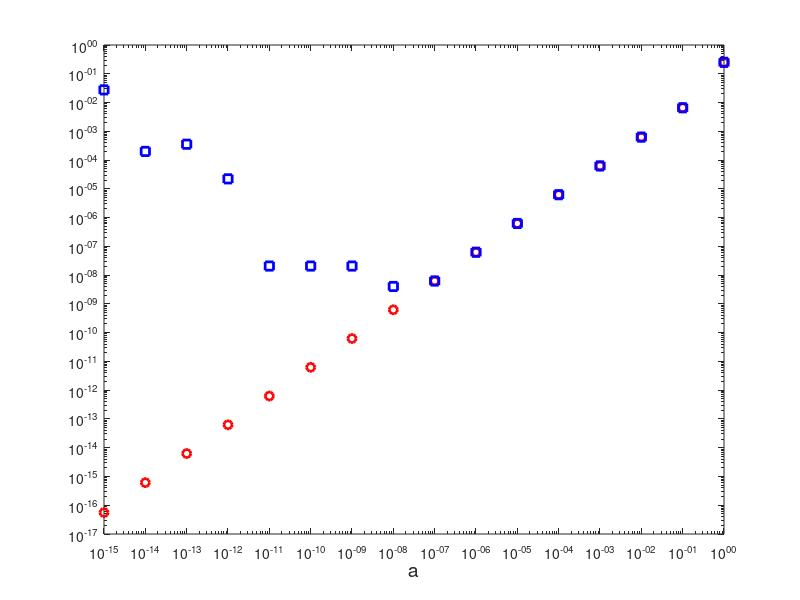

Write MATLAB code to recreate this figure. (Note: this script raises an error after producing the figure.)

%**************************************************************************
%*     Example  4.1                                                       *
%*     filename: ch04pr01.m                                               *
%*     program listing number: 4.1                                        *
%*                                                                        *
%*     This program finds roots of a quadratic equation                   *
%*               a x^2 + x + 1/4 = 0                                      *
%*     for which the quadratic equation formula                           *
%*            x = (-1 + sqrt(1 - a))/(2a)                                 *
%*     fails for small value of a.                                        *
%*                                                                        *
%*     Programed by Ryoichi Kawai for Computational Physics Course.       *
%*     Last modification:  10/13/2013.                                    *
%**************************************************************************
clear all;

b=1;  % fixed parameters
c=0.25;

n=1;
a(1)=1;
while (a>eps())
  d = b^2-4*a(n)*c;
  x1(n) = (-b+sqrt(d))/(2*a(n));
  x2(n) = -2*c/(b+sqrt(d));
  fprintf('a= %22.16e, lhs=%22.16e, rhs=%22.16e \n',a(n),x1(n),x2(n));
  n=n+1;
  a(n)=a(n-1)/10;
end

% plot the results
p=loglog(a(1:n-1),abs(x2+0.25),'o',a(1:n-1),abs(x1+0.25),'s');
set(p(1),'Linewidth',2,'Color','red')
set(p(2),'Linewidth',2,'Color','blue')
xlabel('a','Fontsize',14)
ylabel(texlabel('|x - x_0|'),'Fontsize',14)  % x_0 = root at a=0
legend('lhs','rhs')
legend('Location','Southeast')

